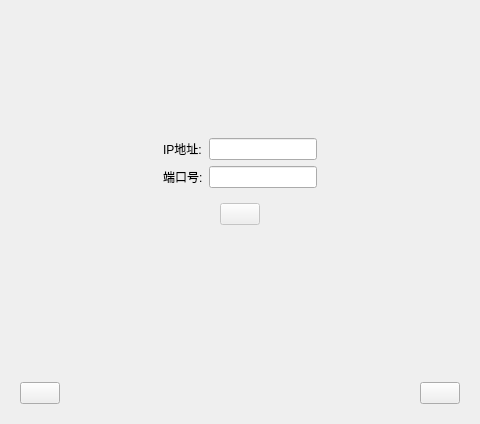
<?xml version="1.0" encoding="UTF-8"?>
<ui version="4.0">
 <class>Login</class>
 <widget class="QDialog" name="Login">
  <property name="geometry">
   <rect>
    <x>0</x>
    <y>0</y>
    <width>480</width>
    <height>424</height>
   </rect>
  </property>
  <property name="windowTitle">
   <string>Dialog</string>
  </property>
  <layout class="QVBoxLayout" name="verticalLayout_2">
   <item>
    <widget class="QStackedWidget" name="stackedWidget">
     <property name="currentIndex">
      <number>2</number>
     </property>
     <widget class="QWidget" name="page">
      <layout class="QVBoxLayout" name="verticalLayout">
       <item>
        <spacer name="verticalSpacer">
         <property name="orientation">
          <enum>Qt::Orientation::Vertical</enum>
         </property>
         <property name="sizeType">
          <enum>QSizePolicy::Policy::Fixed</enum>
         </property>
         <property name="sizeHint" stdset="0">
          <size>
           <width>20</width>
           <height>90</height>
          </size>
         </property>
        </spacer>
       </item>
       <item>
        <widget class="QWidget" name="widget_3" native="true">
         <layout class="QHBoxLayout" name="horizontalLayout_2">
          <item>
           <spacer name="horizontalSpacer_3">
            <property name="orientation">
             <enum>Qt::Orientation::Horizontal</enum>
            </property>
            <property name="sizeHint" stdset="0">
             <size>
              <width>40</width>
              <height>20</height>
             </size>
            </property>
           </spacer>
          </item>
          <item>
           <widget class="QWidget" name="widget" native="true">
            <layout class="QGridLayout" name="gridLayout">
             <item row="0" column="0">
              <widget class="QLabel" name="label">
               <property name="text">
                <string>用户名:</string>
               </property>
              </widget>
             </item>
             <item row="0" column="1">
              <widget class="QLineEdit" name="userName"/>
             </item>
             <item row="1" column="0">
              <widget class="QLabel" name="label_2">
               <property name="text">
                <string>密码:</string>
               </property>
              </widget>
             </item>
             <item row="1" column="1">
              <widget class="QLineEdit" name="password"/>
             </item>
             <item row="2" column="0">
              <widget class="QCheckBox" name="savePwd">
               <property name="text">
                <string>记住密码</string>
               </property>
              </widget>
             </item>
             <item row="2" column="1">
              <widget class="QPushButton" name="regUser">
               <property name="text">
                <string>没用账号, 马上注册</string>
               </property>
              </widget>
             </item>
             <item row="3" column="0" colspan="2">
              <widget class="QWidget" name="widget_2" native="true">
               <layout class="QHBoxLayout" name="horizontalLayout">
                <item>
                 <spacer name="horizontalSpacer">
                  <property name="orientation">
                   <enum>Qt::Orientation::Horizontal</enum>
                  </property>
                  <property name="sizeHint" stdset="0">
                   <size>
                    <width>40</width>
                    <height>20</height>
                   </size>
                  </property>
                 </spacer>
                </item>
                <item>
                 <widget class="QPushButton" name="loginBtn">
                  <property name="text">
                   <string/>
                  </property>
                 </widget>
                </item>
                <item>
                 <spacer name="horizontalSpacer_2">
                  <property name="orientation">
                   <enum>Qt::Orientation::Horizontal</enum>
                  </property>
                  <property name="sizeHint" stdset="0">
                   <size>
                    <width>40</width>
                    <height>20</height>
                   </size>
                  </property>
                 </spacer>
                </item>
               </layout>
              </widget>
             </item>
            </layout>
           </widget>
          </item>
          <item>
           <spacer name="horizontalSpacer_4">
            <property name="orientation">
             <enum>Qt::Orientation::Horizontal</enum>
            </property>
            <property name="sizeHint" stdset="0">
             <size>
              <width>84</width>
              <height>20</height>
             </size>
            </property>
           </spacer>
          </item>
         </layout>
        </widget>
       </item>
       <item>
        <spacer name="verticalSpacer_2">
         <property name="orientation">
          <enum>Qt::Orientation::Vertical</enum>
         </property>
         <property name="sizeHint" stdset="0">
          <size>
           <width>20</width>
           <height>17</height>
          </size>
         </property>
        </spacer>
       </item>
      </layout>
     </widget>
     <widget class="QWidget" name="page_2">
      <layout class="QVBoxLayout" name="verticalLayout_3">
       <item>
        <spacer name="verticalSpacer_3">
         <property name="orientation">
          <enum>Qt::Orientation::Vertical</enum>
         </property>
         <property name="sizeType">
          <enum>QSizePolicy::Policy::Fixed</enum>
         </property>
         <property name="sizeHint" stdset="0">
          <size>
           <width>20</width>
           <height>90</height>
          </size>
         </property>
        </spacer>
       </item>
       <item>
        <widget class="QWidget" name="widget_5" native="true">
         <layout class="QHBoxLayout" name="horizontalLayout_4">
          <item>
           <spacer name="horizontalSpacer_6">
            <property name="orientation">
             <enum>Qt::Orientation::Horizontal</enum>
            </property>
            <property name="sizeHint" stdset="0">
             <size>
              <width>40</width>
              <height>20</height>
             </size>
            </property>
           </spacer>
          </item>
          <item>
           <widget class="QWidget" name="widget_6" native="true">
            <layout class="QGridLayout" name="gridLayout_2">
             <item row="1" column="1">
              <widget class="QLineEdit" name="regPasswrod"/>
             </item>
             <item row="0" column="1">
              <widget class="QLineEdit" name="regUserName"/>
             </item>
             <item row="3" column="0" colspan="2">
              <widget class="QWidget" name="widget_7" native="true">
               <layout class="QHBoxLayout" name="horizontalLayout_5">
                <item>
                 <spacer name="horizontalSpacer_7">
                  <property name="orientation">
                   <enum>Qt::Orientation::Horizontal</enum>
                  </property>
                  <property name="sizeHint" stdset="0">
                   <size>
                    <width>40</width>
                    <height>20</height>
                   </size>
                  </property>
                 </spacer>
                </item>
                <item>
                 <widget class="QPushButton" name="registerBtn">
                  <property name="text">
                   <string/>
                  </property>
                 </widget>
                </item>
                <item>
                 <spacer name="horizontalSpacer_8">
                  <property name="orientation">
                   <enum>Qt::Orientation::Horizontal</enum>
                  </property>
                  <property name="sizeHint" stdset="0">
                   <size>
                    <width>40</width>
                    <height>20</height>
                   </size>
                  </property>
                 </spacer>
                </item>
               </layout>
              </widget>
             </item>
             <item row="0" column="0">
              <widget class="QLabel" name="label_3">
               <property name="text">
                <string>用户名:</string>
               </property>
              </widget>
             </item>
             <item row="1" column="0">
              <widget class="QLabel" name="label_4">
               <property name="text">
                <string>密码:</string>
               </property>
              </widget>
             </item>
             <item row="2" column="0">
              <widget class="QLabel" name="label_7">
               <property name="text">
                <string>手机号:</string>
               </property>
              </widget>
             </item>
             <item row="2" column="1">
              <widget class="QLineEdit" name="phone"/>
             </item>
            </layout>
           </widget>
          </item>
          <item>
           <spacer name="horizontalSpacer_9">
            <property name="orientation">
             <enum>Qt::Orientation::Horizontal</enum>
            </property>
            <property name="sizeHint" stdset="0">
             <size>
              <width>84</width>
              <height>20</height>
             </size>
            </property>
           </spacer>
          </item>
         </layout>
        </widget>
       </item>
       <item>
        <spacer name="verticalSpacer_4">
         <property name="orientation">
          <enum>Qt::Orientation::Vertical</enum>
         </property>
         <property name="sizeHint" stdset="0">
          <size>
           <width>20</width>
           <height>4</height>
          </size>
         </property>
        </spacer>
       </item>
      </layout>
     </widget>
     <widget class="QWidget" name="page_3">
      <layout class="QVBoxLayout" name="verticalLayout_4">
       <item>
        <spacer name="verticalSpacer_5">
         <property name="orientation">
          <enum>Qt::Orientation::Vertical</enum>
         </property>
         <property name="sizeType">
          <enum>QSizePolicy::Policy::Fixed</enum>
         </property>
         <property name="sizeHint" stdset="0">
          <size>
           <width>20</width>
           <height>100</height>
          </size>
         </property>
        </spacer>
       </item>
       <item>
        <widget class="QWidget" name="widget_8" native="true">
         <property name="sizePolicy">
          <sizepolicy hsizetype="Preferred" vsizetype="Preferred">
           <horstretch>0</horstretch>
           <verstretch>0</verstretch>
          </sizepolicy>
         </property>
         <layout class="QHBoxLayout" name="horizontalLayout_6">
          <item>
           <spacer name="horizontalSpacer_10">
            <property name="orientation">
             <enum>Qt::Orientation::Horizontal</enum>
            </property>
            <property name="sizeHint" stdset="0">
             <size>
              <width>40</width>
              <height>20</height>
             </size>
            </property>
           </spacer>
          </item>
          <item>
           <widget class="QWidget" name="widget_9" native="true">
            <layout class="QGridLayout" name="gridLayout_3">
             <item row="2" column="0" colspan="2">
              <widget class="QWidget" name="widget_10" native="true">
               <layout class="QHBoxLayout" name="horizontalLayout_7">
                <item>
                 <spacer name="horizontalSpacer_11">
                  <property name="orientation">
                   <enum>Qt::Orientation::Horizontal</enum>
                  </property>
                  <property name="sizeHint" stdset="0">
                   <size>
                    <width>40</width>
                    <height>20</height>
                   </size>
                  </property>
                 </spacer>
                </item>
                <item>
                 <widget class="QPushButton" name="netOkBtn">
                  <property name="enabled">
                   <bool>false</bool>
                  </property>
                  <property name="text">
                   <string/>
                  </property>
                 </widget>
                </item>
                <item>
                 <spacer name="horizontalSpacer_12">
                  <property name="orientation">
                   <enum>Qt::Orientation::Horizontal</enum>
                  </property>
                  <property name="sizeHint" stdset="0">
                   <size>
                    <width>40</width>
                    <height>20</height>
                   </size>
                  </property>
                 </spacer>
                </item>
               </layout>
              </widget>
             </item>
             <item row="1" column="0">
              <widget class="QLabel" name="label_6">
               <property name="text">
                <string>端口号:</string>
               </property>
              </widget>
             </item>
             <item row="1" column="1">
              <widget class="QLineEdit" name="port"/>
             </item>
             <item row="0" column="1">
              <widget class="QLineEdit" name="ipAddr"/>
             </item>
             <item row="0" column="0">
              <widget class="QLabel" name="label_5">
               <property name="text">
                <string>IP地址:</string>
               </property>
              </widget>
             </item>
            </layout>
           </widget>
          </item>
          <item>
           <spacer name="horizontalSpacer_13">
            <property name="orientation">
             <enum>Qt::Orientation::Horizontal</enum>
            </property>
            <property name="sizeHint" stdset="0">
             <size>
              <width>84</width>
              <height>20</height>
             </size>
            </property>
           </spacer>
          </item>
         </layout>
        </widget>
       </item>
       <item>
        <spacer name="verticalSpacer_6">
         <property name="orientation">
          <enum>Qt::Orientation::Vertical</enum>
         </property>
         <property name="sizeHint" stdset="0">
          <size>
           <width>20</width>
           <height>15</height>
          </size>
         </property>
        </spacer>
       </item>
      </layout>
     </widget>
    </widget>
   </item>
   <item>
    <widget class="QWidget" name="widget_4" native="true">
     <layout class="QHBoxLayout" name="horizontalLayout_3">
      <item>
       <widget class="QPushButton" name="homeBtn">
        <property name="text">
         <string/>
        </property>
       </widget>
      </item>
      <item>
       <spacer name="horizontalSpacer_5">
        <property name="orientation">
         <enum>Qt::Orientation::Horizontal</enum>
        </property>
        <property name="sizeHint" stdset="0">
         <size>
          <width>243</width>
          <height>20</height>
         </size>
        </property>
       </spacer>
      </item>
      <item>
       <widget class="QPushButton" name="netSetBtn">
        <property name="text">
         <string/>
        </property>
       </widget>
      </item>
     </layout>
    </widget>
   </item>
  </layout>
 </widget>
 <resources/>
 <connections/>
</ui>
